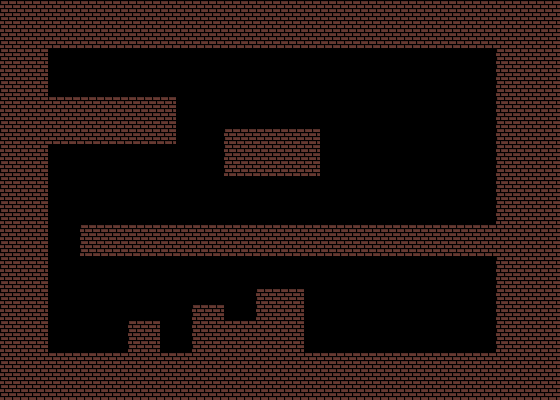

This is a level from a 2D game, rendered from its Tiled map with the project's own tilesets. A one-line summary and the complete map file follow:
An orthogonal 35x25 tile map with 16x16 px tiles, 1 tile layer (Tiles) and 15 objects (11x Platform, Start, End, AutoStart, Trigger).

<map version="1.10" tiledversion="1.10.2" orientation="orthogonal" renderorder="right-down" width="35" height="25" tilewidth="16" tileheight="16" infinite="0" nextlayerid="5" nextobjectid="23">
 <tileset firstgid="1" name="Tiles" tilewidth="16" tileheight="16" tilecount="16" columns="4">
  <image source="../images/Tiles.png" width="64" height="64" />
 </tileset>
 <layer id="1" name="Tiles" width="35" height="25">
  <data encoding="csv">
1,1,1,1,1,1,1,1,1,1,1,1,1,1,1,1,1,1,1,1,1,1,1,1,1,1,1,1,1,1,1,1,1,1,1,
1,1,1,1,1,1,1,1,1,1,1,1,1,1,1,1,1,1,1,1,1,1,1,1,1,1,1,1,1,1,1,1,1,1,1,
1,1,1,1,1,1,1,1,1,1,1,1,1,1,1,1,1,1,1,1,1,1,1,1,1,1,1,1,1,1,1,1,1,1,1,
1,1,1,0,0,0,0,0,0,0,0,0,0,0,0,0,0,0,0,0,0,0,0,0,0,0,0,0,0,0,0,1,1,1,1,
1,1,1,0,0,0,0,0,0,0,0,0,0,0,0,0,0,0,0,0,0,0,0,0,0,0,0,0,0,0,0,1,1,1,1,
1,1,1,0,0,0,0,0,0,0,0,0,0,0,0,0,0,0,0,0,0,0,0,0,0,0,0,0,0,0,0,1,1,1,1,
1,1,1,1,1,1,1,1,1,1,1,0,0,0,0,0,0,0,0,0,0,0,0,0,0,0,0,0,0,0,0,1,1,1,1,
1,1,1,1,1,1,1,1,1,1,1,0,0,0,0,0,0,0,0,0,0,0,0,0,0,0,0,0,0,0,0,1,1,1,1,
1,1,1,1,1,1,1,1,1,1,1,0,0,0,1,1,1,1,1,1,0,0,0,0,0,0,0,0,0,0,0,1,1,1,1,
1,1,1,0,0,0,0,0,0,0,0,0,0,0,1,1,1,1,1,1,0,0,0,0,0,0,0,0,0,0,0,1,1,1,1,
1,1,1,0,0,0,0,0,0,0,0,0,0,0,1,1,1,1,1,1,0,0,0,0,0,0,0,0,0,0,0,1,1,1,1,
1,1,1,0,0,0,0,0,0,0,0,0,0,0,0,0,0,0,0,0,0,0,0,0,0,0,0,0,0,0,0,1,1,1,1,
1,1,1,0,0,0,0,0,0,0,0,0,0,0,0,0,0,0,0,0,0,0,0,0,0,0,0,0,0,0,0,1,1,1,1,
1,1,1,0,0,0,0,0,0,0,0,0,0,0,0,0,0,0,0,0,0,0,0,0,0,0,0,0,0,0,0,1,1,1,1,
1,1,1,0,0,1,1,1,1,1,1,1,1,1,1,1,1,1,1,1,1,1,1,1,1,1,1,1,1,1,1,1,1,1,1,
1,1,1,0,0,1,1,1,1,1,1,1,1,1,1,1,1,1,1,1,1,1,1,1,1,1,1,1,1,1,1,1,1,1,1,
1,1,1,0,0,0,0,0,0,0,0,0,0,0,0,0,0,0,0,0,0,0,0,0,0,0,0,0,0,0,0,1,1,1,1,
1,1,1,0,0,0,0,0,0,0,0,0,0,0,0,0,0,0,0,0,0,0,0,0,0,0,0,0,0,0,0,1,1,1,1,
1,1,1,0,0,0,0,0,0,0,0,0,0,0,0,0,1,1,1,0,0,0,0,0,0,0,0,0,0,0,0,1,1,1,1,
1,1,1,0,0,0,0,0,0,0,0,0,1,1,0,0,1,1,1,0,0,0,0,0,0,0,0,0,0,0,0,1,1,1,1,
1,1,1,0,0,0,0,0,1,1,0,0,1,1,1,1,1,1,1,0,0,0,0,0,0,0,0,0,0,0,0,1,1,1,1,
1,1,1,0,0,0,0,0,1,1,0,0,1,1,1,1,1,1,1,0,0,0,0,0,0,0,0,0,0,0,0,1,1,1,1,
1,1,1,1,1,1,1,1,1,1,1,1,1,1,1,1,1,1,1,1,1,1,1,1,1,1,1,1,1,1,1,1,1,1,1,
1,1,1,1,1,1,1,1,1,1,1,1,1,1,1,1,1,1,1,1,1,1,1,1,1,1,1,1,1,1,1,1,1,1,1,
1,1,1,1,1,1,1,1,1,1,1,1,1,1,1,1,1,1,1,1,1,1,1,1,1,1,1,1,1,1,1,1,1,1,1
</data>
 </layer>
 <objectgroup id="2" name="SpawnPoints">
  <object id="14" name="Start" type="Start" x="64" y="80">
   <point />
  </object>
  <object id="15" name="End" type="End" x="464" y="336">
   <point />
  </object>
 </objectgroup>
 <objectgroup id="3" name="Colliders">
  <object id="5" type="Platform" x="0" y="0" width="560" height="48" />
  <object id="6" type="Platform" x="0" y="352" width="496" height="48" />
  <object id="7" type="Platform" x="496" y="48" width="64" height="352" />
  <object id="8" type="Platform" x="0" y="48" width="48" height="304" />
  <object id="9" type="Platform" x="48" y="96" width="128" height="48" />
  <object id="10" type="Platform" x="224" y="128" width="96" height="48" />
  <object id="11" type="Platform" x="80" y="224" width="416" height="32" />
  <object id="19" type="Platform" x="256" y="288" width="48" height="64" />
  <object id="20" type="Platform" x="192" y="304" width="32" height="48" />
  <object id="21" type="Platform" x="128" y="320" width="32" height="32" />
  <object id="22" type="Platform" x="224" y="320" width="32" height="32" />
 </objectgroup>
 <objectgroup id="4" name="AudioTriggers">
  <object id="17" name="Intro" type="AutoStart" x="64" y="64">
   <properties>
    <property name="Audio" type="file" value="../audio/Level1-Intro.mp3" />
   </properties>
   <point />
  </object>
  <object id="18" name="LevelComplete" type="Trigger" x="128" y="64" width="112" height="32">
   <properties>
    <property name="Audio" type="file" value="../audio/Level1-Complete.mp3" />
   </properties>
  </object>
 </objectgroup>
</map>
